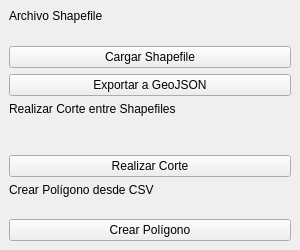
<?xml version="1.0" encoding="UTF-8"?>
<ui version="4.0">
 <class>ShapetoGeoJSONDockWidgetBase</class>
 <widget class="QDockWidget" name="ShapetoGeoJSONDockWidgetBase">
  <property name="geometry">
   <rect>
    <x>0</x>
    <y>0</y>
    <width>300</width>
    <height>250</height>
   </rect>
  </property>
  <property name="windowTitle">
   <string>Shape a GeoJSON</string>
  </property>
  <widget class="QWidget" name="dockWidgetContents">
   <layout class="QVBoxLayout" name="verticalLayout">
    
    <!-- Cargar Shapefile -->
    <item>
     <widget class="QLabel" name="label">
      <property name="text">
       <string>Archivo Shapefile</string>
      </property>
     </widget>
    </item>
    <item>
     <widget class="QgsFileWidget" name="qfw_cargar"/>
    </item>
    <item>
     <widget class="QPushButton" name="btn_cargar">
      <property name="text">
       <string>Cargar Shapefile</string>
      </property>
     </widget>
    </item>

    <!-- Exportar GeoJSON -->
    <item>
     <widget class="QPushButton" name="btn_exportar">
      <property name="text">
       <string>Exportar a GeoJSON</string>
      </property>
     </widget>
    </item>

    <!-- Corte -->
    <item>
     <widget class="QLabel" name="label_corte">
      <property name="text">
       <string>Realizar Corte entre Shapefiles</string>
      </property>
     </widget>
    </item>
    <item>
     <widget class="QgsFileWidget" name="qfw_corte1"/>
    </item>
    <item>
     <widget class="QgsFileWidget" name="qfw_corte2"/>
    </item>
    <item>
     <widget class="QPushButton" name="btn_corte">
      <property name="text">
       <string>Realizar Corte</string>
      </property>
     </widget>
    </item>

    <!-- Crear Polígono desde CSV -->
    <item>
     <widget class="QLabel" name="label_csv">
      <property name="text">
       <string>Crear Polígono desde CSV</string>
      </property>
     </widget>
    </item>
    <item>
     <widget class="QgsFileWidget" name="qfw_csv"/>
    </item>
    <item>
     <widget class="QPushButton" name="btn_crear_poligono">
      <property name="text">
       <string>Crear Polígono</string>
      </property>
     </widget>
    </item>

   </layout>
  </widget>
 </widget>

 <customwidgets>
  <customwidget>
   <class>QgsFileWidget</class>
   <extends>QWidget</extends>
   <header>qgsfilewidget.h</header>
  </customwidget>
 </customwidgets>

 <resources/>
 <connections/>
</ui>
